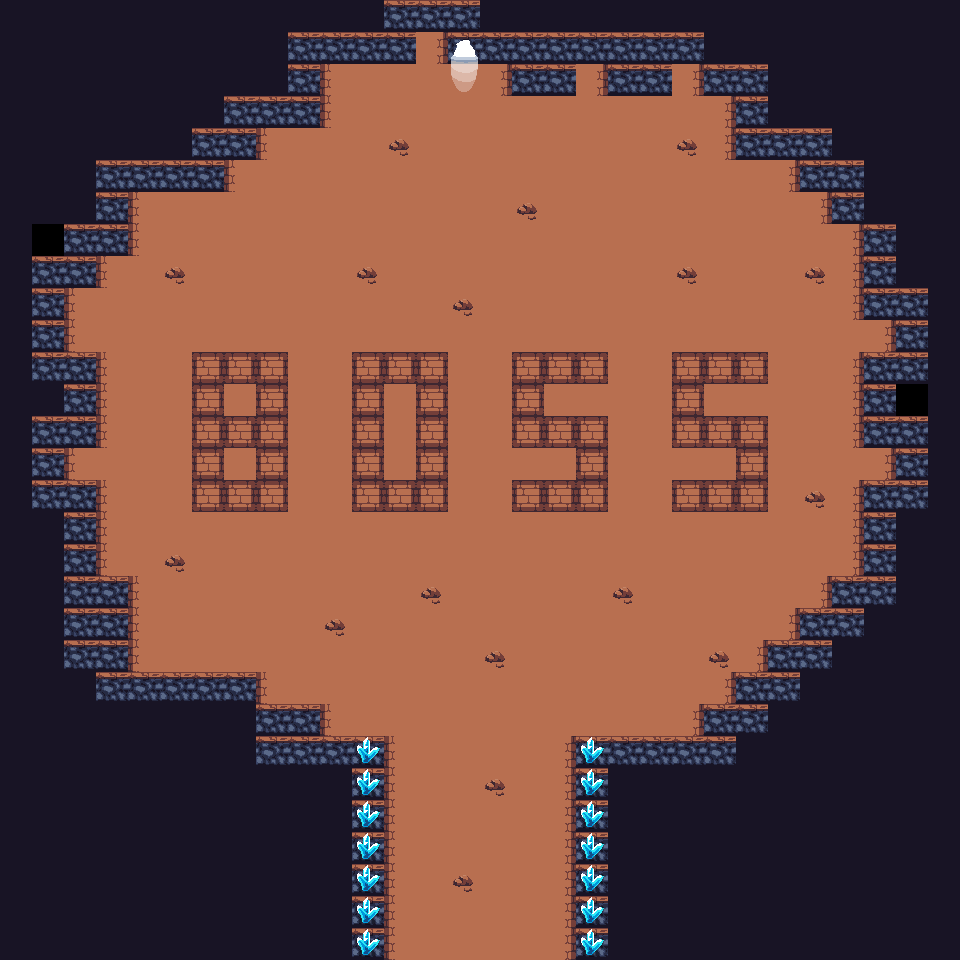

This game map was drawn from its Tiled (.tmx) file and the tilesets committed beside it. A one-line description and the trimmed map source follow:
An orthogonal 30x30 tile map with 32x32 px tiles, 2 tile layers (Tile Layer 1, Tile Layer 2) and 39 objects (38x wall, exit).

<map version="1.5" tiledversion="1.6.0" orientation="orthogonal" renderorder="right-down" width="30" height="30" tilewidth="32" tileheight="32" infinite="0" nextlayerid="5" nextobjectid="91">
 <tileset firstgid="1" name="tileset_dungeon" tilewidth="32" tileheight="32" tilecount="64" columns="8">
  <image source="tileset_dungeon.png" width="256" height="256" />
 </tileset>
 <layer id="1" name="Tile Layer 1" width="30" height="30">
  <data>[900 cells, 898 non-empty, 6 distinct tile ids]</data>
 </layer>
 <layer id="2" name="Tile Layer 2" width="30" height="30">
  <data>[900 cells, 175 non-empty, 8 distinct tile ids]</data>
 </layer>
 <objectgroup id="4" name="Object Layer 1">
  <object id="41" name="wall" type="wall" x="352" y="736" width="32" height="224" />
  <object id="42" name="wall" type="wall" x="256" y="704" width="64" height="32" />
  <object id="43" name="wall" type="wall" x="256" y="736" width="96" height="32" />
  <object id="44" name="wall" type="wall" x="96" y="672" width="160" height="32" />
  <object id="45" name="wall" type="wall" x="64" y="480" width="32" height="192" />
  <object id="46" name="wall" type="wall" x="96" y="576" width="32" height="96" />
  <object id="47" name="wall" type="wall" x="32" y="416" width="32" height="96" />
  <object id="48" name="wall" type="wall" x="64" y="352" width="32" height="96" />
  <object id="49" name="wall" type="wall" x="32" y="256" width="32" height="128" />
  <object id="50" name="wall" type="wall" x="64" y="224" width="32" height="64" />
  <object id="51" name="wall" type="wall" x="96" y="160" width="32" height="96" />
  <object id="52" name="wall" type="wall" x="128" y="160" width="96" height="32" />
  <object id="53" name="wall" type="wall" x="192" y="128" width="64" height="32" />
  <object id="54" name="wall" type="wall" x="224" y="96" width="96" height="32" />
  <object id="55" name="wall" type="wall" x="288" y="32" width="32" height="64" />
  <object id="56" name="wall" type="wall" x="320" y="32" width="96" height="32" />
  <object id="57" name="wall" type="wall" x="384" y="0" width="96" height="32" />
  <object id="59" name="wall" type="wall" x="512" y="64" width="64" height="32" />
  <object id="60" name="wall" type="wall" x="608" y="64" width="64" height="32" />
  <object id="61" name="wall" type="wall" x="704" y="64" width="64" height="32" />
  <object id="62" name="wall" type="wall" x="736" y="96" width="32" height="64" />
  <object id="63" name="wall" type="wall" x="768" y="128" width="64" height="32" />
  <object id="65" name="wall" type="wall" x="800" y="160" width="64" height="32" />
  <object id="67" name="wall" type="wall" x="832" y="192" width="32" height="32" />
  <object id="68" name="wall" type="wall" x="864" y="224" width="32" height="96" />
  <object id="69" name="wall" type="wall" x="896" y="288" width="32" height="96" />
  <object id="70" name="wall" type="wall" x="864" y="352" width="32" height="96" />
  <object id="71" name="wall" type="wall" x="896" y="416" width="32" height="96" />
  <object id="72" name="wall" type="wall" x="864" y="480" width="32" height="128" />
  <object id="73" name="wall" type="wall" x="832" y="576" width="32" height="64" />
  <object id="74" name="wall" type="wall" x="800" y="608" width="32" height="64" />
  <object id="75" name="wall" type="wall" x="768" y="640" width="32" height="64" />
  <object id="76" name="wall" type="wall" x="736" y="672" width="32" height="64" />
  <object id="77" name="wall" type="wall" x="704" y="704" height="64" />
  <object id="78" name="wall" type="wall" x="576" y="736" width="128" height="32" />
  <object id="79" name="wall" type="wall" x="576" y="768" width="32" height="192" />
  <object id="82" type="wall" x="384" y="928" width="192" height="32" />
  <object id="85" type="wall" x="480" y="32" width="224" height="32" />
  <object id="86" type="exit" x="448" y="32" width="32" height="32" />
 </objectgroup>
</map>
